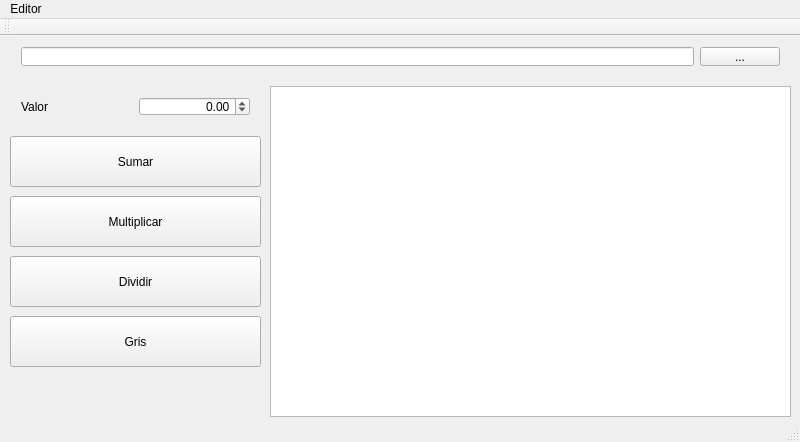
<?xml version="1.0" encoding="UTF-8"?>
<ui version="4.0">
 <class>MainWindow</class>
 <widget class="QMainWindow" name="MainWindow">
  <property name="geometry">
   <rect>
    <x>0</x>
    <y>0</y>
    <width>800</width>
    <height>442</height>
   </rect>
  </property>
  <property name="windowTitle">
   <string>MainWindow</string>
  </property>
  <widget class="QWidget" name="centralWidget">
   <widget class="QPushButton" name="pushButton">
    <property name="geometry">
     <rect>
      <x>10</x>
      <y>100</y>
      <width>251</width>
      <height>51</height>
     </rect>
    </property>
    <property name="text">
     <string>Sumar</string>
    </property>
   </widget>
   <widget class="QWidget" name="horizontalLayoutWidget">
    <property name="geometry">
     <rect>
      <x>10</x>
      <y>0</y>
      <width>781</width>
      <height>41</height>
     </rect>
    </property>
    <layout class="QHBoxLayout" name="horizontalLayout">
     <item>
      <widget class="QLineEdit" name="lineEdit">
       <property name="readOnly">
        <bool>true</bool>
       </property>
      </widget>
     </item>
     <item>
      <widget class="QPushButton" name="pushButton_2">
       <property name="text">
        <string>...</string>
       </property>
      </widget>
     </item>
    </layout>
   </widget>
   <widget class="QPushButton" name="pushButton_3">
    <property name="geometry">
     <rect>
      <x>10</x>
      <y>160</y>
      <width>251</width>
      <height>51</height>
     </rect>
    </property>
    <property name="text">
     <string>Multiplicar</string>
    </property>
   </widget>
   <widget class="QPushButton" name="pushButton_4">
    <property name="geometry">
     <rect>
      <x>10</x>
      <y>220</y>
      <width>251</width>
      <height>51</height>
     </rect>
    </property>
    <property name="text">
     <string>Dividir</string>
    </property>
   </widget>
   <widget class="QPushButton" name="pushButton_5">
    <property name="geometry">
     <rect>
      <x>10</x>
      <y>280</y>
      <width>251</width>
      <height>51</height>
     </rect>
    </property>
    <property name="text">
     <string>Gris</string>
    </property>
   </widget>
   <widget class="QWidget" name="">
    <property name="geometry">
     <rect>
      <x>10</x>
      <y>50</y>
      <width>251</width>
      <height>41</height>
     </rect>
    </property>
    <layout class="QHBoxLayout" name="horizontalLayout_2">
     <item>
      <widget class="QLabel" name="label">
       <property name="text">
        <string>Valor                    </string>
       </property>
       <property name="buddy">
        <cstring>doubleSpinBox</cstring>
       </property>
      </widget>
     </item>
     <item>
      <widget class="QDoubleSpinBox" name="doubleSpinBox">
       <property name="alignment">
        <set>Qt::AlignRight|Qt::AlignTrailing|Qt::AlignVCenter</set>
       </property>
       <property name="minimum">
        <double>-255.000000000000000</double>
       </property>
       <property name="maximum">
        <double>255.000000000000000</double>
       </property>
      </widget>
     </item>
    </layout>
   </widget>
   <widget class="QGraphicsView" name="graphicsView">
    <property name="geometry">
     <rect>
      <x>270</x>
      <y>50</y>
      <width>521</width>
      <height>331</height>
     </rect>
    </property>
   </widget>
  </widget>
  <widget class="QMenuBar" name="menuBar">
   <property name="geometry">
    <rect>
     <x>0</x>
     <y>0</y>
     <width>800</width>
     <height>22</height>
    </rect>
   </property>
   <widget class="QMenu" name="menuEditor">
    <property name="title">
     <string>Editor</string>
    </property>
   </widget>
   <addaction name="menuEditor"/>
  </widget>
  <widget class="QToolBar" name="mainToolBar">
   <attribute name="toolBarArea">
    <enum>TopToolBarArea</enum>
   </attribute>
   <attribute name="toolBarBreak">
    <bool>false</bool>
   </attribute>
  </widget>
  <widget class="QStatusBar" name="statusBar"/>
 </widget>
 <layoutdefault spacing="6" margin="11"/>
 <resources/>
 <connections/>
</ui>
